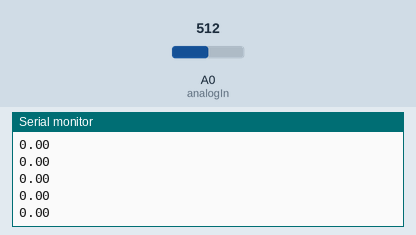
A sketch run on a simulated Arduino Uno, built with avr-gcc and run on an emulated ATmega328P. On the bench: the last lines printed to the serial monitor. The inputs (shaded band) are chosen by the test bench; at power-on: A0 (analogIn) = 512.

Above: at 3.2 s.
3.3 s: A0 (analogIn) set to 716
At 3.33 s:
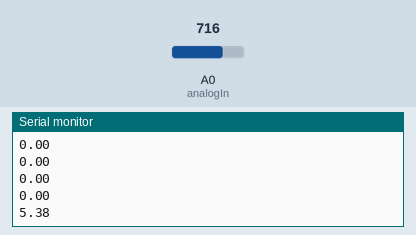
4.8 s: A0 (analogIn) set to 900
At 4.85 s:
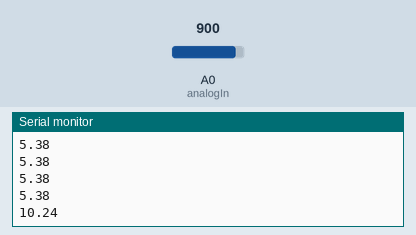
Timing chart, 0 to 7.8 s (numbered marks = the images above; inputs shaded):
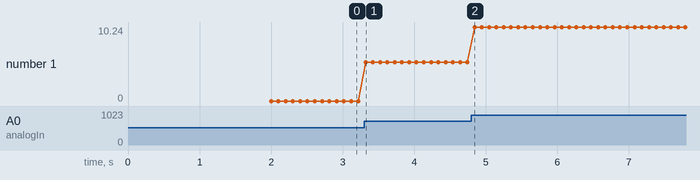

The sketch:

ac712.ino
```cpp
//This was coded by Alestor Aldous/Alestor-Tech-Industries
//You have the right to change or modify the code
// include the library code:
#include <LiquidCrystal.h> //library for LCD
const int numReadings = 200;

int readings[numReadings];      // the readings from the analog input
int readIndex = 0;              // the index of the current reading
int total = 0;                  // the running total
int average = 0;                // the average

// initialize the library with the numbers of the interface pins
LiquidCrystal lcd(8, 9, 10, 11, 12, 13);

//Measuring Current Using ACS712

const int analogIn = 0; //Connect current sensor with A0 of Arduino
int mVperAmp = 185; // use 100 for 20A Module and 66 for 30A Module
int RawValue= 0;
int ACSoffset = 2500;
double Voltage = 0; //voltage measuring
double Amps = 0;// Current measuring

void setup() {
   for (int thisReading = 0; thisReading < numReadings; thisReading++) {
    readings[thisReading] = 0;
  }
  //baud rate
  Serial.begin(9600);//baud rate at which arduino communicates with Laptop/PC
  // set up the LCD's number of columns and rows:
  // Print a message to


  delay(2000);//delay for 2 sec
}

void loop() //method to run the source code repeatedly
{

 RawValue = analogRead(analogIn);//reading the value from the analog pin
 Voltage = (RawValue / 1024.0) * 5000; // Gets you mV
 Amps = ((Voltage - ACSoffset) / mVperAmp);


 Serial.println(Amps);// the '3' after voltage allows you to display 3 digits after decimal point
 delay(100);

  // subtract the last reading:
  total = total - readings[readIndex];
  // read from the sensor:
  readings[readIndex] = (Amps,3);
  // add the reading to the total:
  total = total + readings[readIndex];
  // advance to the next position in the array:
  readIndex = readIndex + 1;

  // if we're at the end of the array...
  if (readIndex >= numReadings) {
    // ...wrap around to the beginning:
    readIndex = 0;
  }

  // calculate the average:
  average = total / numReadings;
  // send it to the computer as ASCII digits
  //Serial.println(average);
  delay(1);        // delay in between reads
}
```

Measured:
- after the input at 3.3 s, the serial monitor: prints a new line at once (image 1)
- after the input at 4.8 s, the serial monitor: prints a new line at once (image 2)
- plotted number 1: 0 → 5.38 after the input at 3.3 s, 5.38 → 10.24 after the input at 4.8 s
